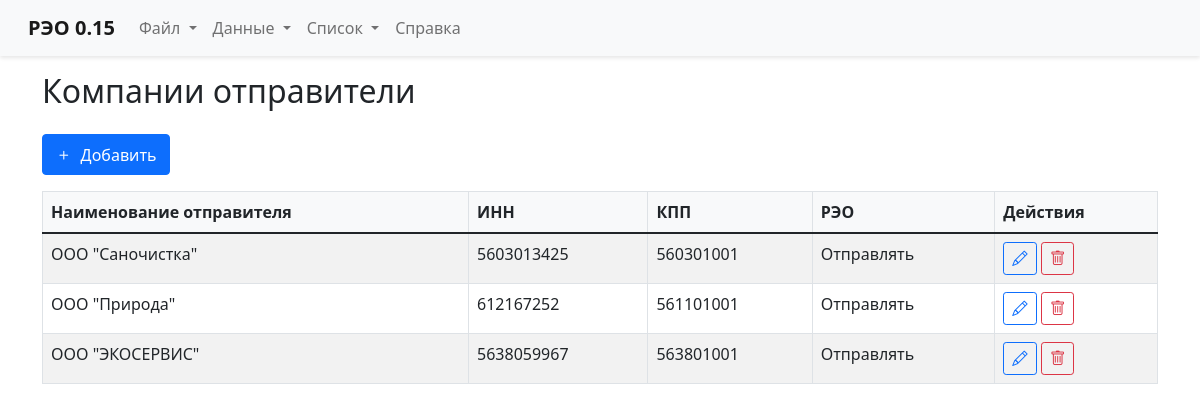
/companies, run on the app's committed database.
### tables this page shows
CREATE TABLE list_companies (
                id INTEGER PRIMARY KEY AUTOINCREMENT,
                name TEXT NOT NULL,
                inn TEXT NOT NULL,
                kpp TEXT NOT NULL,
                reosend INTEGER DEFAULT 1
            );

### app.py (the view)
@app.route('/companies')
def companies():
    conn = sqlite3.connect('app_data.sqlite')
    cursor = conn.cursor()
    cursor.execute("SELECT name, inn, kpp, reosend FROM list_companies")
    rows = cursor.fetchall()
    conn.close()
    return render_template('companies.html', rows=rows)

### templates/companies.html (shortened to what this page needs)
{% extends "base.html" %}
{% block content %}
<div class="container">
    <h2 class="mb-4">Компании отправители</h2>
    <div class="mb-3">
        <button class="btn btn-primary" id="addCompany">
            <i class="bi bi-plus"></i> Добавить
        </button>
    </div>
    <div class="table-responsive">
        <table class="table table-striped table-bordered">
            <thead>
                <tr>
                    <th>Наименование отправителя</th>
                    <th>ИНН</th>
                    <th>КПП</th>
                    <th>РЭО</th>
                    <th>Действия</th>
                </tr>
            </thead>
            <tbody>
                {% for row in rows %}
                <tr>
                    <td>{{ row[0] }}</td>
                    <td>{{ row[1] }}</td>
                    <td>{{ row[2] }}</td>
                    <td>{{ "Отправлять" if row[3] else "Не отправлять" }}</td>
                    <td>
                        <button class="btn btn-sm btn-outline-primary edit-company" data-id="{{ loop.index }}">
                            <i class="bi bi-pencil"></i>
                        </button>
                        <button class="btn btn-sm btn-outline-danger delete-company" data-id="{{ loop.index }}">
                            <i class="bi bi-trash"></i>
                        </button>
                    </td>
                </tr>
                {% endfor %}
            </tbody>
        </table>
    </div>
</div>
{% endblock %}

### static/css/style.css (style rules this page uses)
.table-responsive { overflow-x: auto; }
.table th { white-space: nowrap; background-color: #f8f9fa; }
.table td { white-space: nowrap; }
.btn { display: inline-flex; align-items: center; gap: 0.5rem; }
.btn i { font-size: 1.1em; }

### data on the page
list_companies: name "ООО \"Саночистка\"", inn "5603013425", kpp "560301001", reosend "Отправлять"
list_companies: name "ООО \"Природа\"", inn "612167252", kpp "561101001", reosend "Отправлять"
list_companies: name "ООО \"ЭКОСЕРВИС\"", inn "5638059967", kpp "563801001", reosend "Отправлять"
